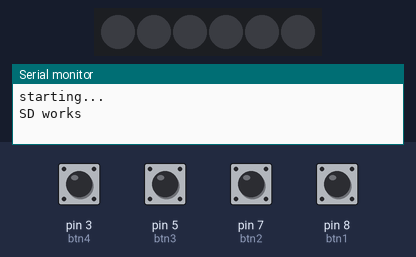
The sketch below on a simulated Arduino Uno, built with avr-gcc and run on an emulated ATmega328P. Shown: 6 RGB LEDs in strip order, left to right, the last lines printed to the serial monitor. The inputs (shaded band) are chosen by the test bench; at power-on: pin 3 (btn4), pin 5 (btn3), pin 7 (btn2), pin 8 (btn1) HIGH. Dim RGB values are drawn brighter than linear; storage starts empty; the audio player accepts every command and is not drawn.

Above: at 7.2 s.
7.3 s: pin 3 (btn4) pulled LOW for 0.15 s
8.9 s: pin 5 (btn3) pulled LOW for 0.15 s
At 10.1 s:
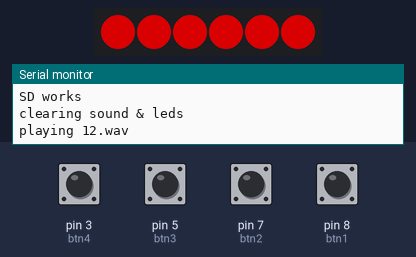
10.5 s: pin 7 (btn2) pulled LOW for 0.15 s
At 10.9 s:
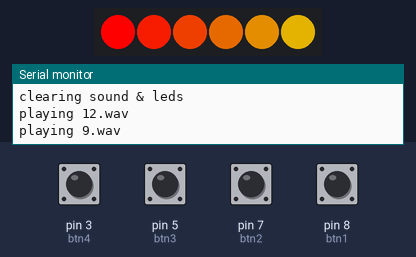
12.1 s: pin 8 (btn1) pulled LOW for 0.15 s
At 12.6 s:
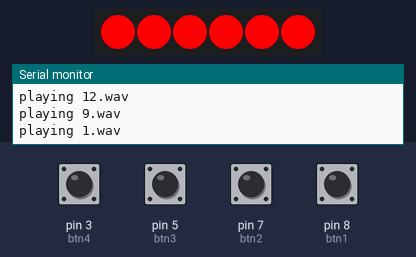
13.7 s: pin 3 (btn4) pulled LOW for 1 s
At 14.6 s:
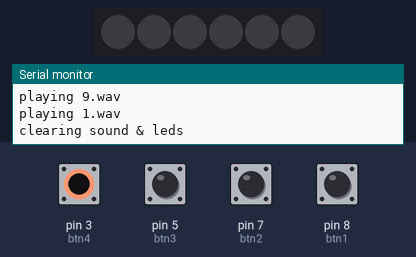
16.2 s: pin 5 (btn3) pulled LOW for 1 s
At 16.9 s:
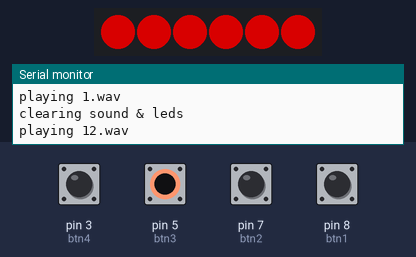
Timing chart, 0 to 19.2 s (numbered marks = the images above; inputs shaded):
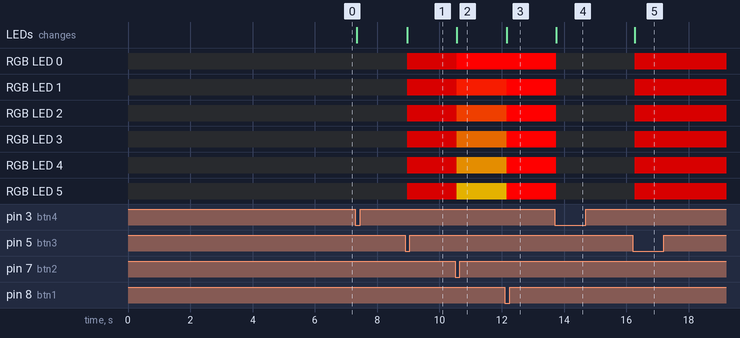

Measured:
- after the input at 8.9 s, RGB LED 0–5: off → RGB(139, 0, 0) after 0.06 s; the LEDs: change after 0.06 s (image 1)
- after the input at 10.5 s, RGB LED 0: RGB(139, 0, 0) → RGB(255, 0, 0) after 0.05 s; RGB LED 1: RGB(139, 0, 0) → RGB(229, 26, 0) after 0.05 s; RGB LED 2: RGB(139, 0, 0) → RGB(202, 53, 0) after 0.05 s; RGB LED 3: RGB(139, 0, 0) → RGB(175, 80, 0) after 0.05 s; RGB LED 4: RGB(139, 0, 0) → RGB(171, 106, 0) after 0.05 s; the LEDs: change after 0.05 s (image 2)
- after the input at 12.1 s, RGB LED 1: RGB(229, 26, 0) → RGB(255, 0, 0) after 0.06 s; RGB LED 2: RGB(202, 53, 0) → RGB(255, 0, 0) after 0.06 s
- after the input at 13.7 s, RGB LED 0–5: RGB(255, 0, 0) → off after 0.05 s; the LEDs: change after 0.05 s (image 4)
- after the input at 16.2 s, RGB LED 0–5: off → RGB(139, 0, 0) after 0.06 s; the LEDs: change after 0.06 s (image 5)

The sketch:

cosplay_project.ino
```cpp
#include "SD.h"
#include "TMRpcm.h"
#include "SPI.h"
#include "ezButton.h"
#include "FastLED.h"

#define SD_CHIP_SELECT_PIN 4

#define LED_TYPE WS2812B
#define NUM_LEDS_PER_STRIP 6
#define LED_STRIP_PIN 6

TMRpcm tmrpcm;
CRGB leds[NUM_LEDS_PER_STRIP];

ezButton btn1(8);
ezButton btn2(7);
ezButton btn3(5);
ezButton btn4(3);

uint8_t hue = 0;

void setup() {

  Serial.begin(9600);
  Serial.println("starting...");

  tmrpcm.speakerPin = 9;

  FastLED.addLeds<NEOPIXEL, LED_STRIP_PIN>(leds, NUM_LEDS_PER_STRIP);

  btn1.setDebounceTime(50);
  btn2.setDebounceTime(50);
  btn3.setDebounceTime(50);
  btn4.setDebounceTime(50);

  if (!SD.begin(SD_CHIP_SELECT_PIN)) {
    Serial.println("SD fail");
    return;
  }

  Serial.println("SD works");

  tmrpcm.setVolume(5);
  tmrpcm.quality(1);

  delay(3000);

  tmrpcm.play("Intro.wav");

  delay(3000);

  tmrpcm.play("el.wav");
}

void loop() {

  btn1.loop();
  btn2.loop();
  btn3.loop();
  btn4.loop();

  int btn1State = btn1.getState();
  int btn2State = btn2.getState();
  int btn3State = btn3.getState();
  int btn4State = btn4.getState();

  if (btn1.isPressed()) {
    Serial.println("playing 1.wav");
    tmrpcm.play("1.wav");

    displayLED(leds, CRGB::Red);
  }

  if (btn2.isPressed()) {
    Serial.println("playing 9.wav");
    tmrpcm.play("9.wav");

    rainbowLEDS();
  }

  if (btn3.isPressed()) {
    Serial.println("playing 12.wav");
    tmrpcm.play("12.wav");

    displayLED(leds, CRGB::DarkRed);
  }

  if (btn4.isPressed()) {
    Serial.println("clearing sound & leds");

    tmrpcm.pause();
    fill_solid(leds, NUM_LEDS_PER_STRIP, CRGB::Black);
    FastLED.show();
  }
}


void displayLED(CRGB leds[], CRGB colour) {
  for (int i = 0; i < NUM_LEDS_PER_STRIP; i++) {
    leds[i] = colour;
    FastLED.show();
  }
}

void rainbowLEDS() {
  for (int i = 0; i < NUM_LEDS_PER_STRIP; i++) {
    leds[i] = CHSV(hue + (i * 10), 255, 255);
  }

  EVERY_N_MILLISECONDS(15) {
    hue++;
  }

  FastLED.show();
}
```
